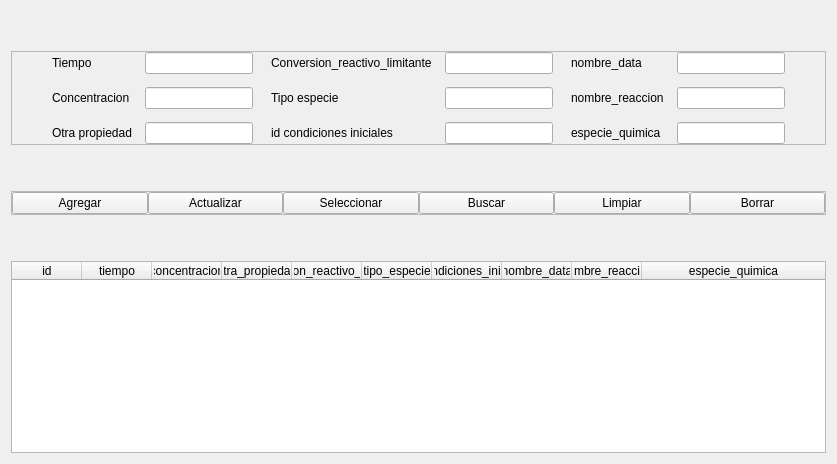
              <widget class="QWidget" name="dc_tab">
               <attribute name="title">
                <string>Datos Cinéticos</string>
               </attribute>
               <layout class="QVBoxLayout" name="verticalLayout_25">
                <item>
                 <spacer name="verticalSpacer_33">
                  <property name="orientation">
                   <enum>Qt::Vertical</enum>
                  </property>
                  <property name="sizeHint" stdset="0">
                   <size>
                    <width>20</width>
                    <height>40</height>
                   </size>
                  </property>
                 </spacer>
                </item>
                <item>
                 <widget class="QFrame" name="datos_frame">
                  <property name="frameShape">
                   <enum>QFrame::StyledPanel</enum>
                  </property>
                  <property name="frameShadow">
                   <enum>QFrame::Raised</enum>
                  </property>
                  <layout class="QHBoxLayout" name="horizontalLayout_48">
                   <property name="spacing">
                    <number>0</number>
                   </property>
                   <property name="leftMargin">
                    <number>0</number>
                   </property>
                   <property name="topMargin">
                    <number>0</number>
                   </property>
                   <property name="rightMargin">
                    <number>0</number>
                   </property>
                   <property name="bottomMargin">
                    <number>0</number>
                   </property>
                   <item>
                    <layout class="QHBoxLayout" name="datos_drame">
                     <property name="spacing">
                      <number>0</number>
                     </property>
                     <item>
                      <spacer name="horizontalSpacer_51">
                       <property name="orientation">
                        <enum>Qt::Horizontal</enum>
                       </property>
                       <property name="sizeHint" stdset="0">
                        <size>
                         <width>40</width>
                         <height>20</height>
                        </size>
                       </property>
                      </spacer>
                     </item>
                     <item>
                      <layout class="QVBoxLayout" name="verticalLayout_18">
                       <property name="spacing">
                        <number>0</number>
                       </property>
                       <item>
                        <layout class="QHBoxLayout" name="horizontalLayout_37">
                         <property name="spacing">
                          <number>0</number>
                         </property>
                         <item>
                          <widget class="QLabel" name="label_22">
                           <property name="text">
                            <string>Tiempo</string>
                           </property>
                          </widget>
                         </item>
                         <item>
                          <spacer name="horizontalSpacer_40">
                           <property name="orientation">
                            <enum>Qt::Horizontal</enum>
                           </property>
                           <property name="sizeHint" stdset="0">
                            <size>
                             <width>13</width>
                             <height>20</height>
                            </size>
                           </property>
                          </spacer>
                         </item>
                         <item>
                          <widget class="QLineEdit" name="tiempo_dc_edit"/>
                         </item>
                        </layout>
                       </item>
                       <item>
                        <spacer name="verticalSpacer_22">
                         <property name="orientation">
                          <enum>Qt::Vertical</enum>
                         </property>
                         <property name="sizeHint" stdset="0">
                          <size>
                           <width>20</width>
                           <height>13</height>
                          </size>
                         </property>
                        </spacer>
                       </item>
                       <item>
                        <layout class="QHBoxLayout" name="horizontalLayout_38">
                         <property name="spacing">
                          <number>0</number>
                         </property>
                         <item>
                          <widget class="QLabel" name="label_3">
                           <property name="text">
                            <string>Concentracion</string>
                           </property>
                          </widget>
                         </item>
                         <item>
                          <spacer name="horizontalSpacer_41">
                           <property name="orientation">
                            <enum>Qt::Horizontal</enum>
                           </property>
                           <property name="sizeHint" stdset="0">
                            <size>
                             <width>13</width>
                             <height>20</height>
                            </size>
                           </property>
                          </spacer>
                         </item>
                         <item>
                          <widget class="QLineEdit" name="concentracion_dc_edit"/>
                         </item>
                        </layout>
                       </item>
                       <item>
                        <spacer name="verticalSpacer_23">
                         <property name="orientation">
                          <enum>Qt::Vertical</enum>
                         </property>
                         <property name="sizeHint" stdset="0">
                          <size>
                           <width>20</width>
                           <height>13</height>
                          </size>
                         </property>
                        </spacer>
                       </item>
                       <item>
                        <layout class="QHBoxLayout" name="horizontalLayout_39">
                         <property name="spacing">
                          <number>0</number>
                         </property>
                         <item>
                          <widget class="QLabel" name="label_4">
                           <property name="text">
                            <string>Otra propiedad</string>
                           </property>
                          </widget>
                         </item>
                         <item>
                          <spacer name="horizontalSpacer_42">
                           <property name="orientation">
                            <enum>Qt::Horizontal</enum>
                           </property>
                           <property name="sizeHint" stdset="0">
                            <size>
                             <width>13</width>
                             <height>20</height>
                            </size>
                           </property>
                          </spacer>
                         </item>
                         <item>
                          <widget class="QLineEdit" name="otra_propiedad_dc_edit"/>
                         </item>
                        </layout>
                       </item>
                      </layout>
                     </item>
                     <item>
                      <spacer name="horizontalSpacer_43">
                       <property name="orientation">
                        <enum>Qt::Horizontal</enum>
                       </property>
                       <property name="sizeHint" stdset="0">
                        <size>
                         <width>18</width>
                         <height>20</height>
                        </size>
                       </property>
                      </spacer>
                     </item>
                     <item>
                      <layout class="QVBoxLayout" name="verticalLayout_19">
                       <property name="spacing">
                        <number>0</number>
                       </property>
                       <item>
                        <layout class="QHBoxLayout" name="horizontalLayout_40">
                         <property name="spacing">
                          <number>0</number>
                         </property>
                         <item>
                          <widget class="QLabel" name="label_6">
                           <property name="text">
                            <string>Conversion_reactivo_limitante</string>
                           </property>
                          </widget>
                         </item>
                         <item>
                          <spacer name="horizontalSpacer_44">
                           <property name="orientation">
                            <enum>Qt::Horizontal</enum>
                           </property>
                           <property name="sizeHint" stdset="0">
                            <size>
                             <width>13</width>
                             <height>20</height>
                            </size>
                           </property>
                          </spacer>
                         </item>
                         <item>
                          <widget class="QLineEdit" name="conversion_reactivo_limitante_dc_edit"/>
                         </item>
                        </layout>
                       </item>
                       <item>
                        <spacer name="verticalSpacer_24">
                         <property name="orientation">
                          <enum>Qt::Vertical</enum>
                         </property>
                         <property name="sizeHint" stdset="0">
                          <size>
                           <width>20</width>
                           <height>13</height>
                          </size>
                         </property>
                        </spacer>
                       </item>
                       <item>
                        <layout class="QHBoxLayout" name="horizontalLayout_41">
                         <property name="spacing">
                          <number>0</number>
                         </property>
                         <item>
                          <widget class="QLabel" name="label_5">
                           <property name="text">
                            <string>Tipo especie</string>
                           </property>
                          </widget>
                         </item>
                         <item>
                          <spacer name="horizontalSpacer_45">
                           <property name="orientation">
                            <enum>Qt::Horizontal</enum>
                           </property>
                           <property name="sizeHint" stdset="0">
                            <size>
                             <width>13</width>
                             <height>20</height>
                            </size>
                           </property>
                          </spacer>
                         </item>
                         <item>
                          <widget class="QLineEdit" name="tipo_especie_dc_edit"/>
                         </item>
                        </layout>
                       </item>
                       <item>
                        <spacer name="verticalSpacer_25">
                         <property name="orientation">
                          <enum>Qt::Vertical</enum>
                         </property>
                         <property name="sizeHint" stdset="0">
                          <size>
                           <width>20</width>
                           <height>13</height>
                          </size>
                         </property>
                        </spacer>
                       </item>
                       <item>
                        <layout class="QHBoxLayout" name="horizontalLayout_42">
                         <property name="spacing">
                          <number>0</number>
                         </property>
                         <item>
                          <widget class="QLabel" name="label_7">
                           <property name="text">
                            <string>id condiciones iniciales</string>
                           </property>
                          </widget>
                         </item>
                         <item>
                          <spacer name="horizontalSpacer_46">
                           <property name="orientation">
                            <enum>Qt::Horizontal</enum>
                           </property>
                           <property name="sizeHint" stdset="0">
                            <size>
                             <width>18</width>
                             <height>20</height>
                            </size>
                           </property>
                          </spacer>
                         </item>
                         <item>
                          <widget class="QLineEdit" name="id_condiciones_iniciales_dc_edit"/>
                         </item>
                        </layout>
                       </item>
                      </layout>
                     </item>
                     <item>
                      <spacer name="horizontalSpacer_47">
                       <property name="orientation">
                        <enum>Qt::Horizontal</enum>
                       </property>
                       <property name="sizeHint" stdset="0">
                        <size>
                         <width>18</width>
                         <height>20</height>
                        </size>
                       </property>
                      </spacer>
                     </item>
                     <item>
                      <layout class="QVBoxLayout" name="verticalLayout_20">
                       <property name="spacing">
                        <number>0</number>
                       </property>
                       <item>
                        <layout class="QHBoxLayout" name="horizontalLayout_43">
                         <property name="spacing">
                          <number>0</number>
                         </property>
                         <item>
                          <widget class="QLabel" name="label_8">
                           <property name="text">
                            <string>nombre_data</string>
                           </property>
                          </widget>
                         </item>
                         <item>
                          <spacer name="horizontalSpacer_48">
                           <property name="orientation">
                            <enum>Qt::Horizontal</enum>
                           </property>
                           <property name="sizeHint" stdset="0">
                            <size>
                             <width>13</width>
                             <height>20</height>
                            </size>
                           </property>
                          </spacer>
                         </item>
                         <item>
                          <widget class="QLineEdit" name="nombre_data_dc_edit"/>
                         </item>
                        </layout>
                       </item>
                       <item>
                        <spacer name="verticalSpacer_26">
                         <property name="orientation">
                          <enum>Qt::Vertical</enum>
                         </property>
                         <property name="sizeHint" stdset="0">
                          <size>
                           <width>20</width>
                           <height>13</height>
                          </size>
                         </property>
                        </spacer>
                       </item>
                       <item>
                        <layout class="QHBoxLayout" name="horizontalLayout_44">
                         <property name="spacing">
                          <number>0</number>
                         </property>
                         <item>
                          <widget class="QLabel" name="label_9">
                           <property name="text">
                            <string>nombre_reaccion</string>
                           </property>
                          </widget>
                         </item>
                         <item>
                          <spacer name="horizontalSpacer_49">
                           <property name="orientation">
                            <enum>Qt::Horizontal</enum>
                           </property>
                           <property name="sizeHint" stdset="0">
                            <size>
                             <width>13</width>
                             <height>20</height>
                            </size>
                           </property>
                          </spacer>
                         </item>
                         <item>
                          <widget class="QLineEdit" name="nombre_reaccion_dc_edit"/>
                         </item>
                        </layout>
                       </item>
                       <item>
                        <spacer name="verticalSpacer_27">
                         <property name="orientation">
                          <enum>Qt::Vertical</enum>
                         </property>
                         <property name="sizeHint" stdset="0">
                          <size>
                           <width>20</width>
                           <height>13</height>
                          </size>
                         </property>
                        </spacer>
                       </item>
                       <item>
                        <layout class="QHBoxLayout" name="horizontalLayout_45">
                         <property name="spacing">
                          <number>0</number>
                         </property>
                         <item>
                          <widget class="QLabel" name="label_10">
                           <property name="text">
                            <string>especie_quimica</string>
                           </property>
                          </widget>
                         </item>
                         <item>
                          <spacer name="horizontalSpacer_50">
                           <property name="orientation">
                            <enum>Qt::Horizontal</enum>
                           </property>
                           <property name="sizeHint" stdset="0">
                            <size>
                             <width>13</width>
                             <height>20</height>
                            </size>
                           </property>
                          </spacer>
                         </item>
                         <item>
                          <widget class="QLineEdit" name="especie_quimica_dc_edit"/>
                         </item>
                        </layout>
                       </item>
                      </layout>
                     </item>
                     <item>
                      <spacer name="horizontalSpacer_10">
                       <property name="orientation">
                        <enum>Qt::Horizontal</enum>
                       </property>
                       <property name="sizeHint" stdset="0">
                        <size>
                         <width>40</width>
                         <height>20</height>
                        </size>
                       </property>
                      </spacer>
                     </item>
                    </layout>
                   </item>
                  </layout>
                 </widget>
                </item>
                <item>
                 <spacer name="verticalSpacer_32">
                  <property name="orientation">
                   <enum>Qt::Vertical</enum>
                  </property>
                  <property name="sizeHint" stdset="0">
                   <size>
                    <width>20</width>
                    <height>40</height>
                   </size>
                  </property>
                 </spacer>
                </item>
                <item>
                 <widget class="QFrame" name="funciones_frame_dc">
                  <property name="frameShape">
                   <enum>QFrame::StyledPanel</enum>
                  </property>
                  <property name="frameShadow">
                   <enum>QFrame::Raised</enum>
                  </property>
                  <layout class="QHBoxLayout" name="horizontalLayout_46">
                   <property name="spacing">
                    <number>0</number>
                   </property>
                   <property name="leftMargin">
                    <number>0</number>
                   </property>
                   <property name="topMargin">
                    <number>0</number>
                   </property>
                   <property name="rightMargin">
                    <number>0</number>
                   </property>
                   <property name="bottomMargin">
                    <number>0</number>
                   </property>
                   <item>
                    <widget class="QPushButton" name="agregar_dc_btn">
                     <property name="text">
                      <string>Agregar</string>
                     </property>
                    </widget>
                   </item>
                   <item>
                    <widget class="QPushButton" name="actualizar_dc_btn">
                     <property name="text">
                      <string>Actualizar</string>
                     </property>
                    </widget>
                   </item>
                   <item>
                    <widget class="QPushButton" name="seleccionar_dc_btn">
                     <property name="text">
                      <string>Seleccionar</string>
                     </property>
                    </widget>
                   </item>
                   <item>
                    <widget class="QPushButton" name="buscar_dc_btn">
                     <property name="text">
                      <string>Buscar</string>
                     </property>
                    </widget>
                   </item>
                   <item>
                    <widget class="QPushButton" name="limpiar_dc_btn">
                     <property name="text">
                      <string>Limpiar</string>
                     </property>
                    </widget>
                   </item>
                   <item>
                    <widget class="QPushButton" name="borrar_dc_btn">
                     <property name="text">
                      <string>Borrar</string>
                     </property>
                    </widget>
                   </item>
                  </layout>
                 </widget>
                </item>
                <item>
                 <spacer name="verticalSpacer_31">
                  <property name="orientation">
                   <enum>Qt::Vertical</enum>
                  </property>
                  <property name="sizeHint" stdset="0">
                   <size>
                    <width>20</width>
                    <height>40</height>
                   </size>
                  </property>
                 </spacer>
                </item>
                <item>
                 <layout class="QVBoxLayout" name="verticalLayout_24">
                  <property name="spacing">
                   <number>0</number>
                  </property>
                  <item>
                   <widget class="QTableWidget" name="datos_cineticos_tabla">
                    <property name="focusPolicy">
                     <enum>Qt::NoFocus</enum>
                    </property>
                    <property name="showGrid">
                     <bool>false</bool>
                    </property>
                    <attribute name="horizontalHeaderMinimumSectionSize">
                     <number>50</number>
                    </attribute>
                    <attribute name="horizontalHeaderDefaultSectionSize">
                     <number>70</number>
                    </attribute>
                    <attribute name="horizontalHeaderStretchLastSection">
                     <bool>true</bool>
                    </attribute>
                    <attribute name="verticalHeaderVisible">
                     <bool>false</bool>
                    </attribute>
                    <column>
                     <property name="text">
                      <string>id</string>
                     </property>
                    </column>
                    <column>
                     <property name="text">
                      <string>tiempo</string>
                     </property>
                    </column>
                    <column>
                     <property name="text">
                      <string>concentracion</string>
                     </property>
                    </column>
                    <column>
                     <property name="text">
                      <string>otra_propiedad</string>
                     </property>
                    </column>
                    <column>
                     <property name="text">
                      <string>conversion_reactivo_limitante</string>
                     </property>
                    </column>
                    <column>
                     <property name="text">
                      <string>tipo_especie</string>
                     </property>
                    </column>
                    <column>
                     <property name="text">
                      <string>id_condiciones_iniciales</string>
                     </property>
                    </column>
                    <column>
                     <property name="text">
                      <string>nombre_data</string>
                     </property>
                    </column>
                    <column>
                     <property name="text">
                      <string>nombre_reaccion</string>
                     </property>
                    </column>
                    <column>
                     <property name="text">
                      <string>especie_quimica</string>
                     </property>
                    </column>
                   </widget>
                  </item>
                 </layout>
                </item>
               </layout>
              </widget>
